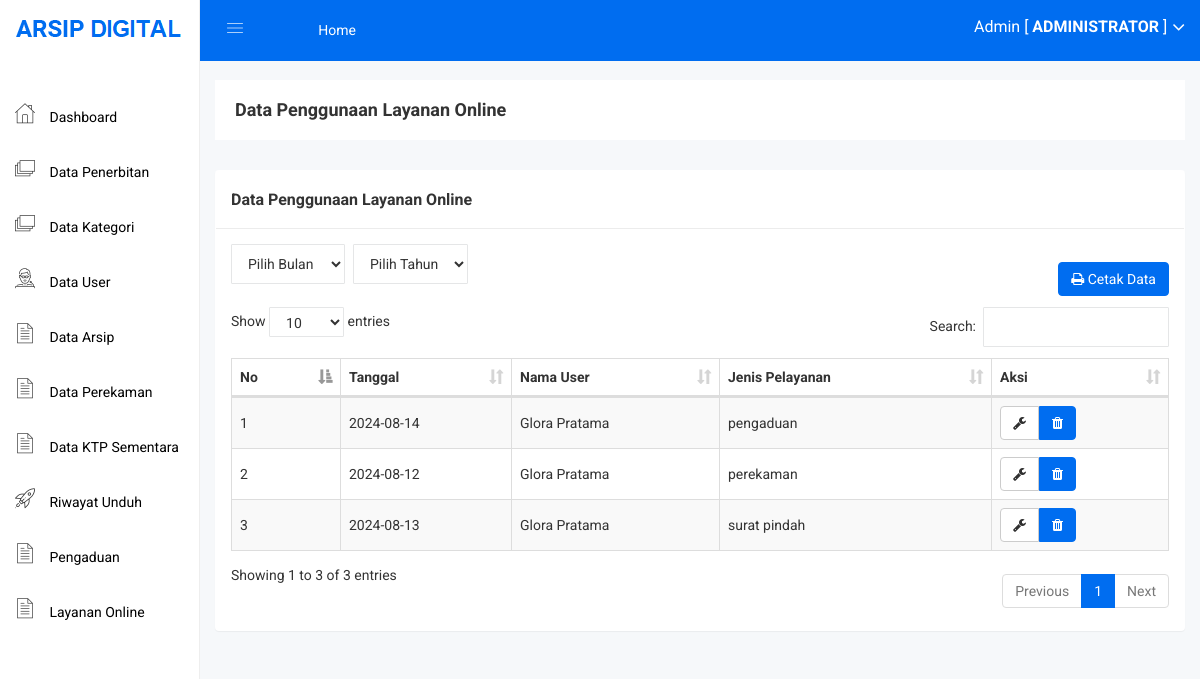
Page /admin/layanan_online.php (signed in) on the earlier database version.
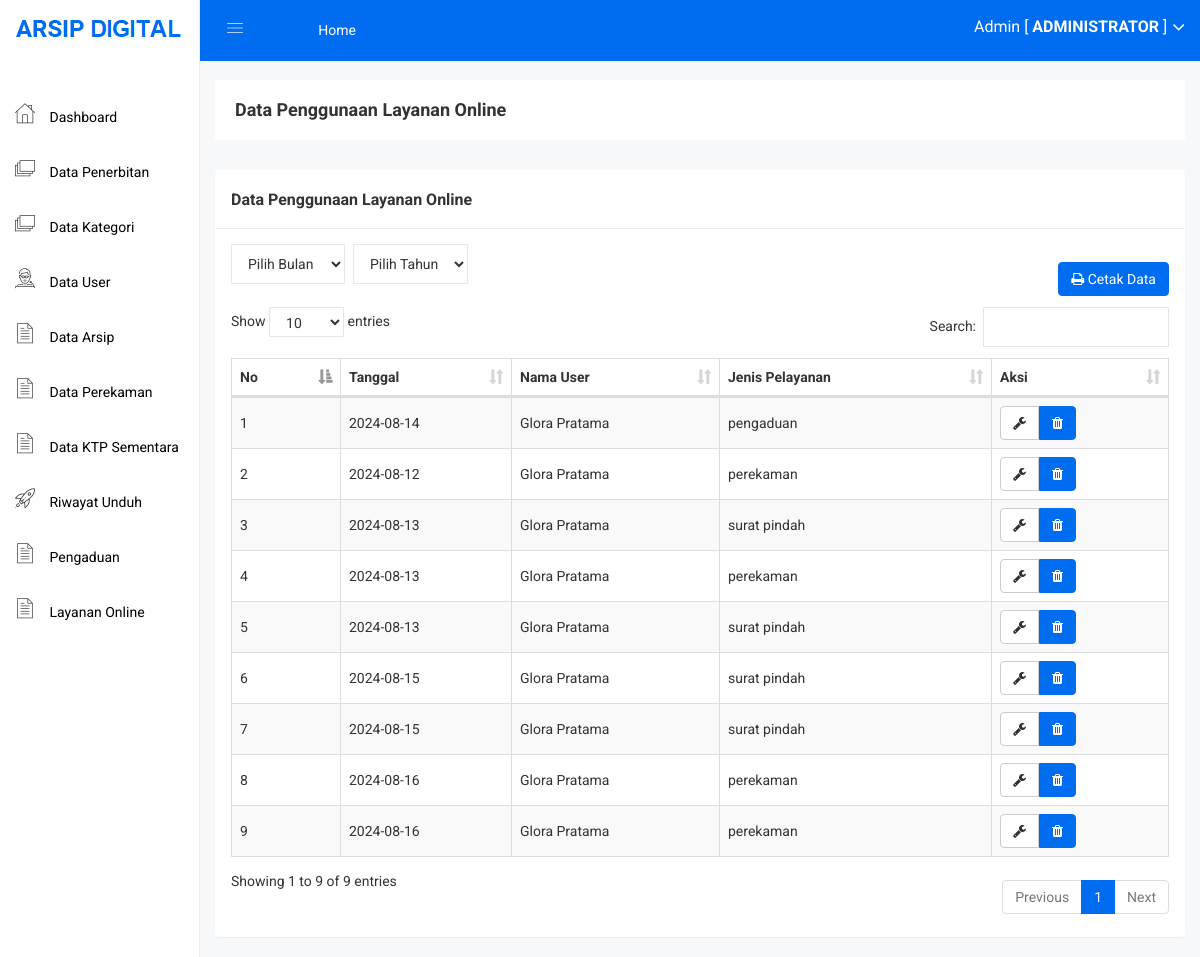
Same page on the later database version.
### tables this page shows
CREATE TABLE IF NOT EXISTS `layanan_online` (
  `id_layanan` int NOT NULL AUTO_INCREMENT,
  `tanggal` date NOT NULL,
  `nama_user` varchar(255) NOT NULL,
  `jenis_pelayanan` varchar(255) NOT NULL,
  PRIMARY KEY (`id_layanan`)
);

### admin/layanan_online.php (the view, shortened to what this page needs)
<?php include 'header.php'; ?>
<br>
<br>
<div class="breadcome-area">
    <div class="container-fluid">
        <div class="row">
            <div class="col-lg-12 col-md-12 col-sm-12 col-xs-12">
                <div class="breadcome-list">
                    <div class="row">
                        <div class="col-lg-6 col-md-6 col-sm-6 col-xs-12">
                            <div class="breadcome-heading">
                                <h4 style="margin-bottom: 0px">Data Penggunaan Layanan Online</h4>
                            </div>
                        </div>
                    </div>
                </div>
            </div>
        </div>
    </div>
</div>
<div class="container-fluid">
    <div class="panel panel">
        <div class="panel-heading">
            <h3 class="panel-title">Data Penggunaan Layanan Online</h3>
        </div>
        <div class="panel-body">
            <div class="d-flex align-items-center justify-content-between mb-2">
                <div class="d-flex">
                    <div class="form-group">
                        <?= renderMonthSelect('bulan'); ?>
                    </div>
                    <div class="form-group mx-2">
                        <?= renderYearSelect('tahun', 2020, 2025); ?>
                    </div>
                </div>
                <div>
                    <a href="layanan_online_cetak.php?<?= getUrlParams() ?>" class="btn btn-primary"><i class="fa fa-print"></i> Cetak Data</a>
                </div>
            </div>
            <table id="table" class="table table-bordered table-striped table-hover table-datatable">
                <thead>
                    <tr>
                        <th>No</th>
                        <th>Tanggal</th>
                        <th>Nama User</th>
                        <th>Jenis Pelayanan</th>
                        <th>Aksi</th>
                    </tr>
                </thead>
                <tbody>
                    <?php
                    $no = 1;
                    $bulan = isset($_GET['bulan']) ? $_GET['bulan'] : date('m');
                    $tahun = isset($_GET['tahun']) ? $_GET['tahun'] : date('Y');
                    $data = mysqli_query($koneksi, "SELECT * FROM layanan_online WHERE MONTH(tanggal)='$bulan' AND YEAR(tanggal)='$tahun'");
                    while ($d = mysqli_fetch_array($data)) {
                    ?>
                        <tr>
                            <td><?= $no++; ?></td>
                            <td><?= $d['tanggal']; ?></td>
                            <td><?= $d['nama_user']; ?></td>
                            <td><?= $d['jenis_pelayanan']; ?></td>
                            <td>
                                <div class="btn-group">
                                    <a href="layanan_online_edit.php?id=<?= $d['id_layanan']; ?>" class="btn btn-default"><i class="fa fa-wrench"></i></a>
                                    <button type="button" class="btn btn-primary" data-toggle="modal" data-target="#deleteModal_<?= $d['id_layanan']; ?>">
                                        <i class="fa fa-trash"></i>
                                    </button>
                                </div>
                            </td>
                        </tr>
                    <?php
                    }
                    ?>
                </tbody>
            </table>
        </div>
    </div>
</div>
<?php include 'footer.php'; ?>

Differences in the rows shown:
added layanan_online: tanggal "2024-08-13", nama_user "Glora Pratama", jenis_pelayanan "perekaman"
added layanan_online: tanggal "2024-08-13", nama_user "Glora Pratama", jenis_pelayanan "surat pindah"
added layanan_online: tanggal "2024-08-15", nama_user "Glora Pratama", jenis_pelayanan "surat pindah"
added layanan_online: tanggal "2024-08-15", nama_user "Glora Pratama", jenis_pelayanan "surat pindah"
added layanan_online: tanggal "2024-08-16", nama_user "Glora Pratama", jenis_pelayanan "perekaman"
added layanan_online: tanggal "2024-08-16", nama_user "Glora Pratama", jenis_pelayanan "perekaman"
Other differences:
text written by a page script: "Show entries Search: Showing 1 to 3 of 3 entries Previous 1 Next" → "Show entries Search: Showing 1 to 9 of 9 entries Previous 1 Next"
